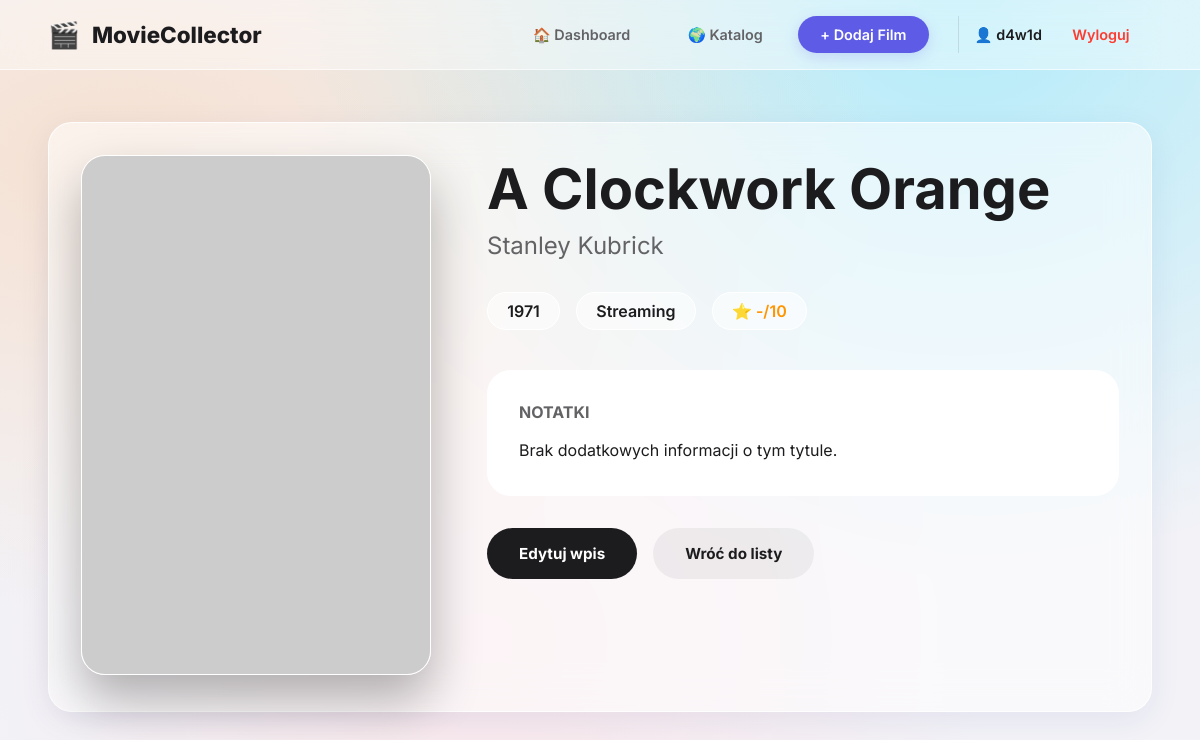
Page /movie/42/ (signed in) on the committed database.
### movies/models.py (models this page shows, shortened)
class Movie(models.Model):
    MEDIA_CHOICES = [
        ('DVD', 'DVD'),
        ('BR', 'Blu-ray'),
        ('STR', 'Streaming'),
        ('FILE', 'Digital File'),
    ]
    user = models.ForeignKey(User, on_delete=models.CASCADE, related_name='movies', null=True, blank=True)
    global_movie = models.ForeignKey(GlobalMovie, on_delete=models.SET_NULL, related_name='user_instances', null=True, blank=True)
    title = models.CharField(max_length=255)
    director = models.CharField(max_length=255, blank=True, null=True)
    year = models.IntegerField(blank=True, null=True)
    genre = models.CharField(max_length=100, blank=True, null=True)
    has_movie = models.BooleanField(default=False, verbose_name="I own this movie")
    media_type = models.CharField(max_length=10, choices=MEDIA_CHOICES, default='STR')
    watched = models.BooleanField(default=False, verbose_name="Watched")
    wishlist = models.BooleanField(default=False, verbose_name="On wishlist")
    rating = models.IntegerField(validators=[MinValueValidator(1), MaxValueValidator(10)], blank=True, null=True)
    notes = models.TextField(blank=True, null=True)
    cover = models.ImageField(upload_to='covers/', blank=True, null=True)
    poster_url = models.URLField(max_length=1000, blank=True, null=True, help_text="Link do plakatu z internetu")
    created_at = models.DateTimeField(auto_now_add=True)
    class Meta:
        ordering = ['-created_at']

### movies/views.py (the view)
# urls.py: path('movie/<int:pk>/', views.movie_detail, name='movie_detail'),
@login_required
def movie_detail(request, pk):
    movie = get_object_or_404(Movie, pk=pk, user=request.user)
    return render(request, 'movie_detail.html', {'movie': movie})

### templates/movie_detail.html (shortened to what this page needs)
{% extends 'base.html' %}
{% block content %}
<div class="glass-panel detail-layout">
    <div>
        {% if movie.poster_url %}
            <img src="{{ movie.poster_url }}" class="main-poster">
        {% elif movie.cover %}
            <img src="{{ movie.cover.url }}" class="main-poster">
        {% else %}
            <img src="https://placehold.co/700x1040/1C1C1E/FFFFFF/png?text={{ movie.title|urlencode }}&font=Montserrat" class="main-poster">
        {% endif %}
    </div>
    <div class="info-pane">
        <h1 style="font-size: 3.5rem; margin-bottom: 0.5rem;">{{ movie.title }}</h1>
        <p style="font-size: 1.5rem; color: var(--text-muted); margin-bottom: 2rem;">{{ movie.director|default:"Reżyser nieznany" }}</p>
        <div style="display: flex; gap: 1rem; margin-bottom: 2.5rem;">
            <span class="tag">{{ movie.year|default:"Rok nieznany" }}</span>
            <span class="tag">{{ movie.get_media_type_display }}</span>
            <span class="tag" style="color: #FF9500;">⭐ {{ movie.rating|default:"-" }}/10</span>
        </div>
        <div style="background: white; padding: 2rem; border-radius: 24px; margin-bottom: 2rem;">
            <h4 style="margin-bottom: 1rem; color: var(--text-muted);">NOTATKI</h4>
            <p style="line-height: 1.6;">{{ movie.notes|default:"Brak dodatkowych informacji o tym tytule." }}</p>
        </div>
        <div style="display: flex; gap: 1rem;">
            <a href="{% url 'edit_movie' movie.id %}" class="btn" style="background: var(--text); color: white; padding: 1rem 2rem;">Edytuj wpis</a>
            <a href="{% url 'movie_list' %}" class="btn" style="background: rgba(0,0,0,0.05); color: var(--text); padding: 1rem 2rem;">Wróć do listy</a>
        </div>
    </div>
</div>
{% endblock %}

### templates/base.html (shortened to what this page needs)
{% load static %}
<!DOCTYPE html>
<html lang="en">
<head>
</head>
<body>
    <nav>
        <div class="brand">
            <a href="{% url 'movie_list' %}">
                <span class="brand-icon">🎬</span>
                MovieCollector
            </a>
        </div>
        <div class="menu-links">
            <a href="{% url 'movie_list' %}" class="{% if request.resolver_match.url_name == 'movie_list' %}active{% endif %}">🏠 Dashboard</a>
            <a href="{% url 'global_movies' %}" class="{% if request.resolver_match.url_name == 'global_movies' %}active{% endif %}">🌍 Katalog</a>
            {% if user.is_authenticated %}
                <a href="{% url 'add_movie' %}" class="nav-add-btn">+ Dodaj Film</a>
                <div class="user-info">
                    <span class="user-name">👤 {{ user.username }}</span>
                    <a href="{% url 'logout' %}" class="nav-logout-btn">Wyloguj</a>
                </div>
            {% else %}
                <a href="{% url 'login' %}" class="nav-add-btn">Zaloguj się</a>
            {% endif %}
        </div>
    </nav>
    <main>
        {% block content %}{% endblock %}
    </main>
</body>
</html>

### templates/base.html (style rules this page uses)
:root { --primary: #5E5CE6; --primary-hover: #4845D2; --text: #1C1C1E; --text-muted: #636366; --glass-bg: rgba(255, 255, 255, 0.55); --glass-border: rgba(255, 255, 255, 0.8); --glass-shadow: 0 8px 32px 0 rgba(31, 38, 135, 0.07); }
* { margin: 0; padding: 0; box-sizing: border-box; font-family: 'Inter', sans-serif; }
body { color: var(--text); min-height: 100vh; background-color: #F2F2F7; background-image: radial-gradient(at 10% 20%, hsla(28,100%,74%,0.3) 0px, transparent 50%), radial-gradient(at 80% 0%, hsla(189,100%,56%,0.3) 0px, transparent 50%), radial-gradient(at 40% 80%, hsla(355,100%,93%,0.5) 0px, transparent 50%); background-attachment: fixed; padding-top: 90px; }
.glass-panel { background: var(--glass-bg); backdrop-filter: blur(20px); -webkit-backdrop-filter: blur(20px); border: 1px solid var(--glass-border); border-radius: 24px; box-shadow: var(--glass-shadow); }
nav { position: fixed; top: 0; left: 0; width: 100%; height: 70px; display: flex; justify-content: space-between; align-items: center; padding: 0 3rem; z-index: 1000; background: rgba(255, 255, 255, 0.4); backdrop-filter: blur(24px); -webkit-backdrop-filter: blur(24px); border-bottom: 1px solid rgba(255, 255, 255, 0.6); }
nav .brand a { font-size: 1.4rem; color: #1C1C1E; font-weight: 800; text-decoration: none; display: flex; align-items: center; gap: 12px; }
.brand-icon { font-size: 1.6rem; }
nav .menu-links { display: flex; gap: 0.8rem; align-items: center; }
nav .menu-links a { color: var(--text-muted); text-decoration: none; padding: 0.6rem 1.4rem; border-radius: 50px; font-weight: 600; font-size: 0.9rem; transition: all 0.3s ease; }
nav .menu-links .nav-add-btn { background: var(--primary); color: white !important; box-shadow: 0 4px 15px rgba(94, 92, 230, 0.2); }
.user-info { display: flex; align-items: center; gap: 0.5rem; margin-left: 1rem; padding-left: 1rem; border-left: 1px solid rgba(0,0,0,0.1); }
.user-name { font-weight: 600; font-size: 0.9rem; }
.nav-logout-btn { color: #FF3B30 !important; font-weight: 600; padding: 0.4rem 0.8rem; }
main { padding: 2rem 3rem; width: 100%; max-width: 1300px; margin: 0 auto; }
.btn { background: var(--primary); color: white; padding: 0.8rem 2.2rem; border: none; border-radius: 50px; cursor: pointer; text-decoration: none; font-weight: 700; font-size: 0.95rem; transition: all 0.3s ease; display: inline-block; text-align: center; }

### templates/movie_detail.html (style rules this page uses)
.detail-layout { display: flex; gap: 3.5rem; padding: 2rem; flex-wrap: wrap; }
.main-poster { width: 350px; height: 520px; object-fit: cover; border-radius: 24px; box-shadow: 0 25px 50px rgba(0,0,0,0.3); border: 1px solid white; }
.info-pane { flex: 1; min-width: 300px; }
.tag { background: rgba(255,255,255,0.5); padding: 0.5rem 1.2rem; border-radius: 50px; font-weight: 600; border: 1px solid white; }

### rows in the picture
Movie: title "A Clockwork Orange", director "Stanley Kubrick", year "1971", media_type "Streaming", rating "-", notes "Brak dodatkowych informacji o tym tytule."

### other values in the picture
{{ user.username }} "d4w1d"
